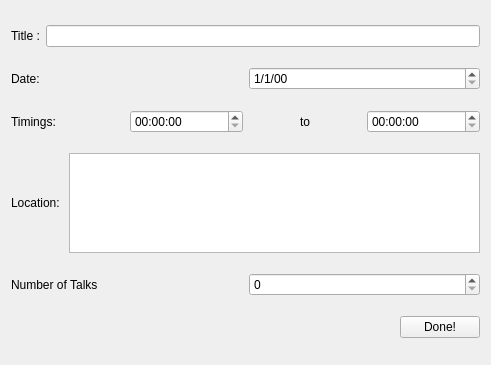
<?xml version="1.0" encoding="UTF-8"?>
<ui version="4.0">
 <class>NewForm</class>
 <widget class="QWidget" name="NewForm">
  <property name="geometry">
   <rect>
    <x>0</x>
    <y>0</y>
    <width>491</width>
    <height>365</height>
   </rect>
  </property>
  <property name="sizePolicy">
   <sizepolicy hsizetype="Fixed" vsizetype="Fixed">
    <horstretch>0</horstretch>
    <verstretch>0</verstretch>
   </sizepolicy>
  </property>
  <property name="maximumSize">
   <size>
    <width>800</width>
    <height>600</height>
   </size>
  </property>
  <property name="windowTitle">
   <string>Create a new Poster</string>
  </property>
  <layout class="QVBoxLayout" name="verticalLayout">
   <item>
    <layout class="QHBoxLayout" name="horizontalLayout">
     <item>
      <widget class="QLabel" name="label">
       <property name="text">
        <string>Title :</string>
       </property>
      </widget>
     </item>
     <item>
      <widget class="QLineEdit" name="lineEdit"/>
     </item>
    </layout>
   </item>
   <item>
    <layout class="QHBoxLayout" name="horizontalLayout_2">
     <item>
      <widget class="QLabel" name="label_2">
       <property name="text">
        <string>Date:</string>
       </property>
      </widget>
     </item>
     <item>
      <widget class="QDateEdit" name="dateEdit">
       <property name="displayFormat">
        <string>d/M/yy</string>
       </property>
      </widget>
     </item>
    </layout>
   </item>
   <item>
    <layout class="QHBoxLayout" name="horizontalLayout_3">
     <item>
      <widget class="QLabel" name="label_3">
       <property name="text">
        <string>Timings:</string>
       </property>
      </widget>
     </item>
     <item>
      <widget class="QTimeEdit" name="fromTime"/>
     </item>
     <item>
      <widget class="QLabel" name="label_5">
       <property name="text">
        <string>to</string>
       </property>
       <property name="alignment">
        <set>Qt::AlignCenter</set>
       </property>
      </widget>
     </item>
     <item>
      <widget class="QTimeEdit" name="toTime"/>
     </item>
    </layout>
   </item>
   <item>
    <layout class="QHBoxLayout" name="horizontalLayout_4">
     <item>
      <widget class="QLabel" name="label_4">
       <property name="text">
        <string>Location: </string>
       </property>
      </widget>
     </item>
     <item>
      <widget class="QTextEdit" name="textEdit">
       <property name="maximumSize">
        <size>
         <width>16777215</width>
         <height>100</height>
        </size>
       </property>
      </widget>
     </item>
    </layout>
   </item>
   <item>
    <layout class="QHBoxLayout" name="horizontalLayout_5">
     <item>
      <widget class="QLabel" name="label_6">
       <property name="text">
        <string>Number of Talks</string>
       </property>
      </widget>
     </item>
     <item>
      <widget class="QSpinBox" name="spinBox"/>
     </item>
    </layout>
   </item>
   <item>
    <layout class="QHBoxLayout" name="horizontalLayout_6">
     <item>
      <spacer name="horizontalSpacer">
       <property name="orientation">
        <enum>Qt::Horizontal</enum>
       </property>
       <property name="sizeHint" stdset="0">
        <size>
         <width>40</width>
         <height>20</height>
        </size>
       </property>
      </spacer>
     </item>
     <item>
      <widget class="QPushButton" name="pushButton_2">
       <property name="text">
        <string>Done!</string>
       </property>
      </widget>
     </item>
    </layout>
   </item>
  </layout>
 </widget>
 <resources/>
 <connections/>
</ui>
